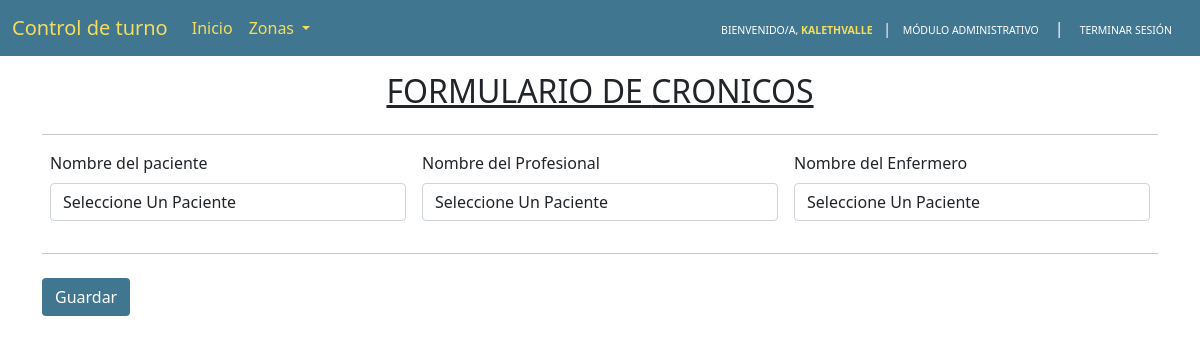
Page /zone/3/ (signed in) on the earlier database version.
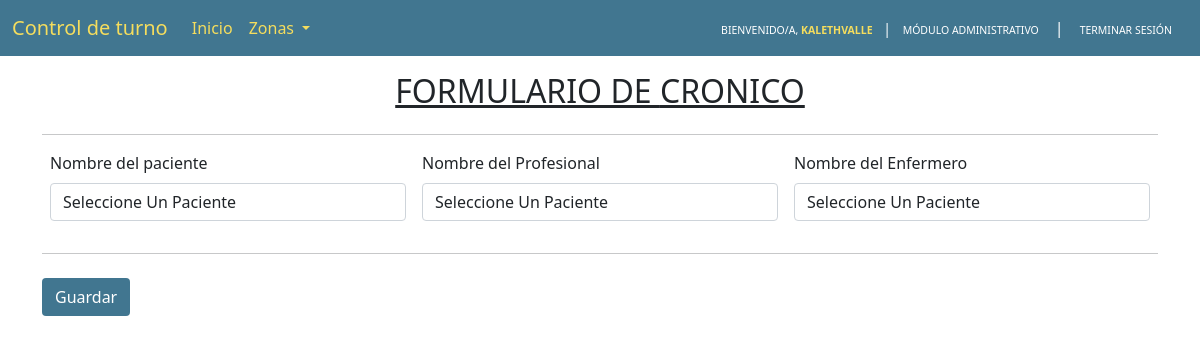
Same page on the later database version.
### api/models/zones.py (models this page shows, shortened)
class Zones(models.Model):
    name = models.CharField('Name', max_length=200, default="", help_text="Nombre zona")
    created_at = models.DateTimeField('created at', auto_now_add=True, help_text='Date time on which the object was created.')
    modified_at = models.DateTimeField('modified at', auto_now=True, help_text='Date time on which the object was last modified.')
    class Meta:
        verbose_name_plural = "Zonas"

### api/views/zones.py (the view, shortened to what this page needs)
# urls.py: path('zone/<int:zone_id>/', ZonesView.as_view(), name='zone'),
class ZonesView(View):
    zones = Zones.objects.all()
    professionals = Professionals.objects.filter(role=0)
    nurses = Professionals.objects.filter(role=1)
    def get(self, request, zone_id):
        if not request.user.is_authenticated:
            return redirect('api:login')
        zone = Zones.objects.get(id=zone_id)
        return render(
            request,
            template_name='CtlT/zone.html',
            context={
                "zones": self.zones,
                "zone": zone,
                "professionals": self.professionals,
                "nurses": self.nurses
            }
        )

### api/templates/CtlT/zone.html (shortened to what this page needs)
{% extends 'base.html' %}
{% block body %}
<div class="container">
    <h2 class="mt-3 text-uppercase text-center text-decoration-underline"> formulario de {{ zone.name }} </h2>
    <hr class="my-4">
    <form method="post">
        <div class="row g-3 p-2 mb-3">
            <div class="col-md-4">
                <label for="userList" class="form-label">Nombre del paciente</label>
                <select
                    id="userList"
                    class="form-control selectpicker"
                    name="patient_id"
                    data-show-subtext="true"
                    data-live-search="true"
                >
                    <option value="">Seleccione Un Paciente</option>
                </select>
            </div>
            <div class="col-md-4">
                <label for="professionalList" class="form-label">Nombre del Profesional</label>
                <select
                    id="professionalList"
                    class="form-control selectpicker"
                    name="professional_id"
                    data-show-subtext="true"
                    data-live-search="true"
                >
                    <option value="">Seleccione Un Paciente</option>
                </select>
            </div>
            <div class="col-md-4">
                <label for="nurseList" class="form-label">Nombre del Enfermero</label>
                <select
                    id="nurseList"
                    class="form-control selectpicker"
                    name="nurse_id"
                    data-show-subtext="true"
                    data-live-search="true"
                >
                    <option value="">Seleccione Un Paciente</option>
                </select>
            </div>
        </div>
        <hr class="my-4">
        <button class="btn mb-3" style="background-color: #417690; color: white;">Guardar</button>
    </form>
</div>
{% endblock %}

Differences in the rows shown:
changed Zones: name "CRONICOS" → "CRONICO"
